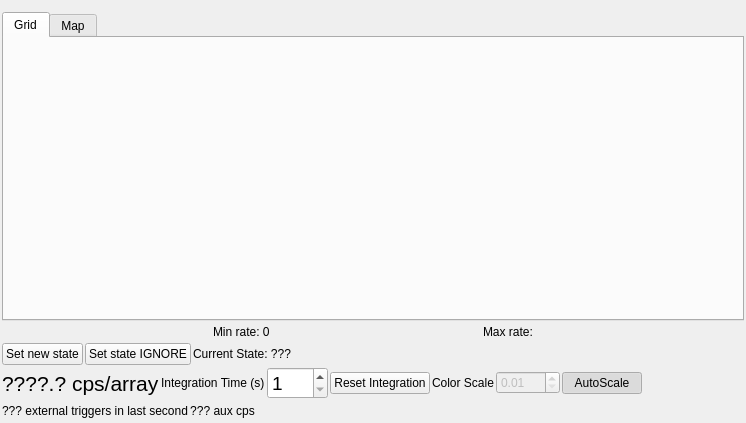
<?xml version="1.0" encoding="UTF-8"?>
<ui version="4.0">
 <class>ObserveForm</class>
 <widget class="QWidget" name="ObserveForm">
  <property name="geometry">
   <rect>
    <x>0</x>
    <y>0</y>
    <width>746</width>
    <height>423</height>
   </rect>
  </property>
  <property name="windowTitle">
   <string>Form</string>
  </property>
  <layout class="QVBoxLayout" name="verticalLayout_3">
   <property name="spacing">
    <number>2</number>
   </property>
   <property name="leftMargin">
    <number>2</number>
   </property>
   <property name="topMargin">
    <number>12</number>
   </property>
   <property name="rightMargin">
    <number>2</number>
   </property>
   <property name="bottomMargin">
    <number>2</number>
   </property>
   <item>
    <layout class="QVBoxLayout" name="verticalLayout_countRateMap">
     <property name="sizeConstraint">
      <enum>QLayout::SetDefaultConstraint</enum>
     </property>
     <item>
      <widget class="QTabWidget" name="tabWidget">
       <property name="currentIndex">
        <number>0</number>
       </property>
       <widget class="QWidget" name="GridTab">
        <attribute name="title">
         <string>Grid</string>
        </attribute>
        <layout class="QVBoxLayout" name="verticalLayout_4">
         <property name="leftMargin">
          <number>2</number>
         </property>
         <property name="topMargin">
          <number>2</number>
         </property>
         <property name="rightMargin">
          <number>2</number>
         </property>
         <property name="bottomMargin">
          <number>2</number>
         </property>
        </layout>
       </widget>
       <widget class="QWidget" name="MapTab">
        <property name="minimumSize">
         <size>
          <width>0</width>
          <height>0</height>
         </size>
        </property>
        <attribute name="title">
         <string>Map</string>
        </attribute>
        <layout class="QVBoxLayout" name="verticalLayout_2">
         <property name="leftMargin">
          <number>2</number>
         </property>
         <property name="topMargin">
          <number>2</number>
         </property>
         <property name="rightMargin">
          <number>2</number>
         </property>
         <property name="bottomMargin">
          <number>2</number>
         </property>
         <item>
          <spacer name="verticalSpacer">
           <property name="orientation">
            <enum>Qt::Vertical</enum>
           </property>
           <property name="sizeHint" stdset="0">
            <size>
             <width>20</width>
             <height>40</height>
            </size>
           </property>
          </spacer>
         </item>
         <item>
          <layout class="QHBoxLayout" name="horizontalLayout_6">
           <property name="topMargin">
            <number>0</number>
           </property>
           <item>
            <widget class="QPushButton" name="mapLoadButton">
             <property name="maximumSize">
              <size>
               <width>150</width>
               <height>16777215</height>
              </size>
             </property>
             <property name="text">
              <string>Load map...</string>
             </property>
            </widget>
           </item>
           <item>
            <widget class="QLabel" name="mapFileLabel">
             <property name="text">
              <string>Map File: -</string>
             </property>
            </widget>
           </item>
           <item>
            <spacer name="horizontalSpacer_4">
             <property name="orientation">
              <enum>Qt::Horizontal</enum>
             </property>
             <property name="sizeHint" stdset="0">
              <size>
               <width>40</width>
               <height>20</height>
              </size>
             </property>
            </spacer>
           </item>
          </layout>
         </item>
        </layout>
       </widget>
      </widget>
     </item>
    </layout>
   </item>
   <item>
    <layout class="QHBoxLayout" name="colorbarLayout">
     <property name="topMargin">
      <number>2</number>
     </property>
     <property name="bottomMargin">
      <number>2</number>
     </property>
     <item>
      <widget class="QLabel" name="label_3">
       <property name="sizePolicy">
        <sizepolicy hsizetype="Maximum" vsizetype="Preferred">
         <horstretch>0</horstretch>
         <verstretch>0</verstretch>
        </sizepolicy>
       </property>
       <property name="text">
        <string>Min rate: 0</string>
       </property>
      </widget>
     </item>
     <item>
      <widget class="QLabel" name="maxRateLabel">
       <property name="sizePolicy">
        <sizepolicy hsizetype="Maximum" vsizetype="Preferred">
         <horstretch>0</horstretch>
         <verstretch>0</verstretch>
        </sizepolicy>
       </property>
       <property name="text">
        <string>Max rate:</string>
       </property>
      </widget>
     </item>
    </layout>
   </item>
   <item>
    <layout class="QHBoxLayout" name="horizontalLayout_5">
     <item>
      <widget class="QPushButton" name="pushButton_experimentStateNew">
       <property name="text">
        <string>Set new state</string>
       </property>
      </widget>
     </item>
     <item>
      <widget class="QPushButton" name="pushButton_experimentStateIGNORE">
       <property name="text">
        <string>Set state IGNORE</string>
       </property>
      </widget>
     </item>
     <item>
      <widget class="QLabel" name="label_experimentState">
       <property name="text">
        <string>Current State: ???</string>
       </property>
      </widget>
     </item>
     <item>
      <spacer name="horizontalSpacer_2">
       <property name="orientation">
        <enum>Qt::Horizontal</enum>
       </property>
       <property name="sizeHint" stdset="0">
        <size>
         <width>40</width>
         <height>20</height>
        </size>
       </property>
      </spacer>
     </item>
    </layout>
   </item>
   <item>
    <layout class="QHBoxLayout" name="horizontalLayout">
     <property name="rightMargin">
      <number>0</number>
     </property>
     <item>
      <widget class="QLabel" name="label_arrayCps">
       <property name="enabled">
        <bool>true</bool>
       </property>
       <property name="font">
        <font>
         <pointsize>16</pointsize>
        </font>
       </property>
       <property name="text">
        <string>????.? cps/array</string>
       </property>
      </widget>
     </item>
     <item>
      <layout class="QHBoxLayout" name="horizontalLayout_2">
       <item>
        <widget class="QLabel" name="label">
         <property name="text">
          <string>Integration Time (s)</string>
         </property>
        </widget>
       </item>
       <item>
        <widget class="QSpinBox" name="spinBox_integrationTime">
         <property name="font">
          <font>
           <pointsize>14</pointsize>
          </font>
         </property>
         <property name="minimum">
          <number>1</number>
         </property>
         <property name="maximum">
          <number>999</number>
         </property>
         <property name="value">
          <number>1</number>
         </property>
        </widget>
       </item>
       <item>
        <widget class="QPushButton" name="pushButton_resetIntegration">
         <property name="text">
          <string>Reset Integration</string>
         </property>
         <property name="flat">
          <bool>false</bool>
         </property>
        </widget>
       </item>
      </layout>
     </item>
     <item>
      <layout class="QHBoxLayout" name="horizontalLayout_3">
       <item>
        <widget class="QLabel" name="label_2">
         <property name="text">
          <string>Color Scale</string>
         </property>
        </widget>
       </item>
       <item>
        <widget class="QDoubleSpinBox" name="doubleSpinBox_colorScale">
         <property name="enabled">
          <bool>false</bool>
         </property>
         <property name="minimum">
          <double>0.010000000000000</double>
         </property>
         <property name="maximum">
          <double>999.990000000000009</double>
         </property>
        </widget>
       </item>
       <item>
        <widget class="QPushButton" name="pushButton_autoScale">
         <property name="text">
          <string>AutoScale</string>
         </property>
         <property name="checkable">
          <bool>true</bool>
         </property>
         <property name="checked">
          <bool>true</bool>
         </property>
        </widget>
       </item>
      </layout>
     </item>
     <item>
      <spacer name="horizontalSpacer_3">
       <property name="orientation">
        <enum>Qt::Horizontal</enum>
       </property>
       <property name="sizeHint" stdset="0">
        <size>
         <width>40</width>
         <height>20</height>
        </size>
       </property>
      </spacer>
     </item>
    </layout>
   </item>
   <item>
    <layout class="QHBoxLayout" name="horizontalLayout_4">
     <item>
      <widget class="QLabel" name="label_externalTriggersInLastSecond">
       <property name="text">
        <string>??? external triggers in last second</string>
       </property>
      </widget>
     </item>
     <item>
      <widget class="QLabel" name="label_auxCps">
       <property name="text">
        <string>??? aux cps</string>
       </property>
       <property name="alignment">
        <set>Qt::AlignCenter</set>
       </property>
      </widget>
     </item>
     <item>
      <spacer name="horizontalSpacer">
       <property name="orientation">
        <enum>Qt::Horizontal</enum>
       </property>
       <property name="sizeHint" stdset="0">
        <size>
         <width>40</width>
         <height>20</height>
        </size>
       </property>
      </spacer>
     </item>
    </layout>
   </item>
  </layout>
 </widget>
 <resources/>
 <connections/>
</ui>
